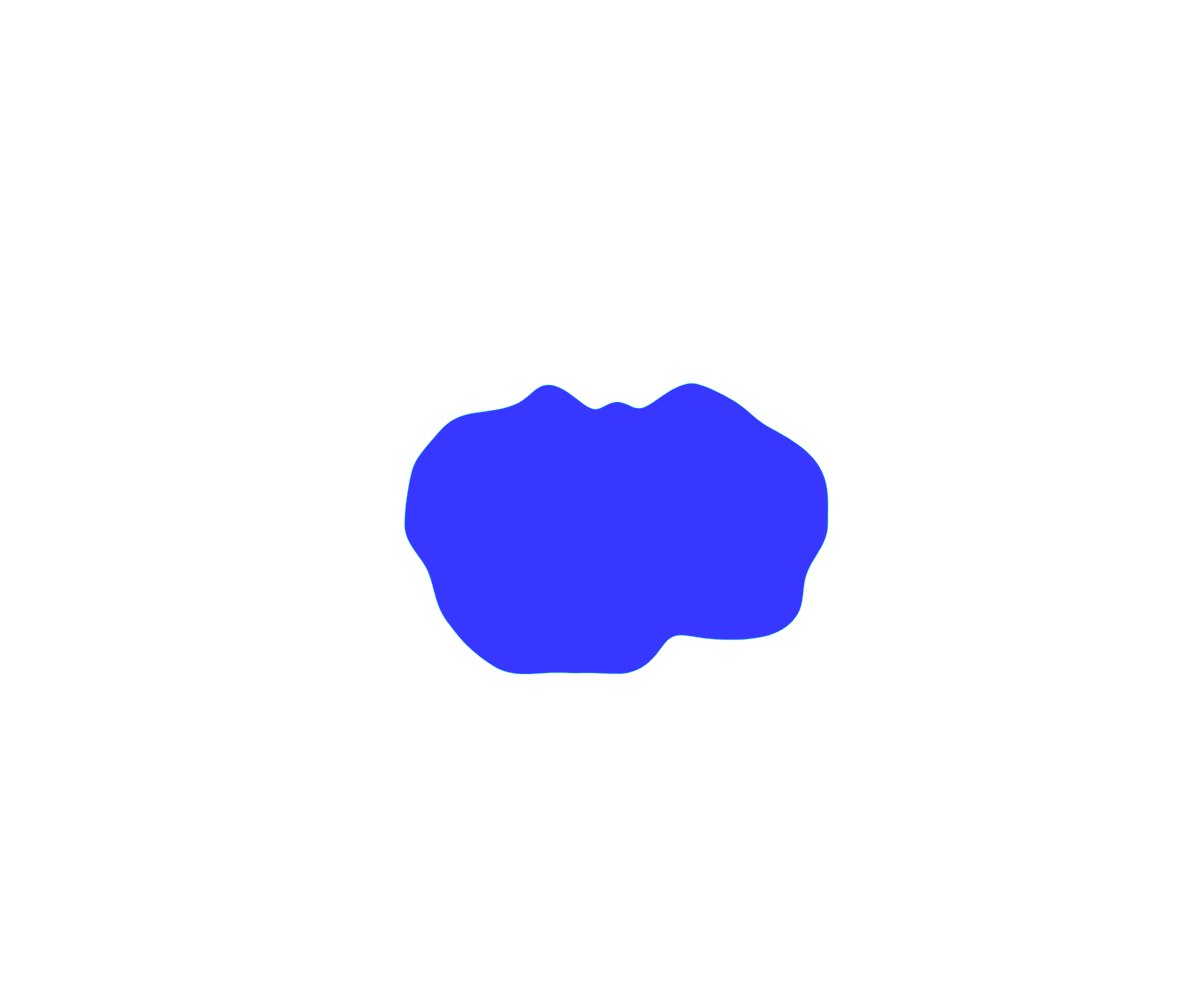
Frame 1 (no input)
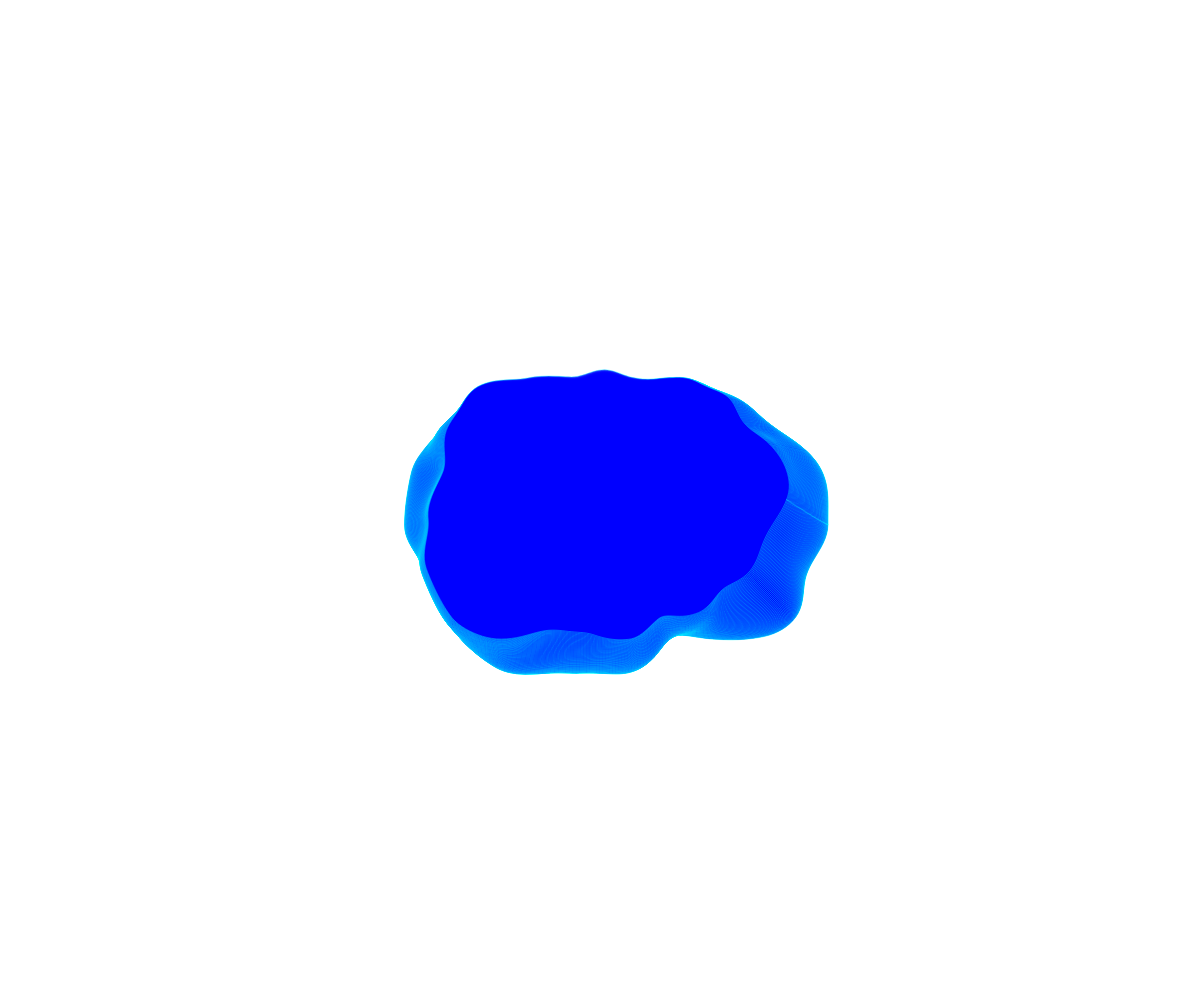
Frame 60 (no input)
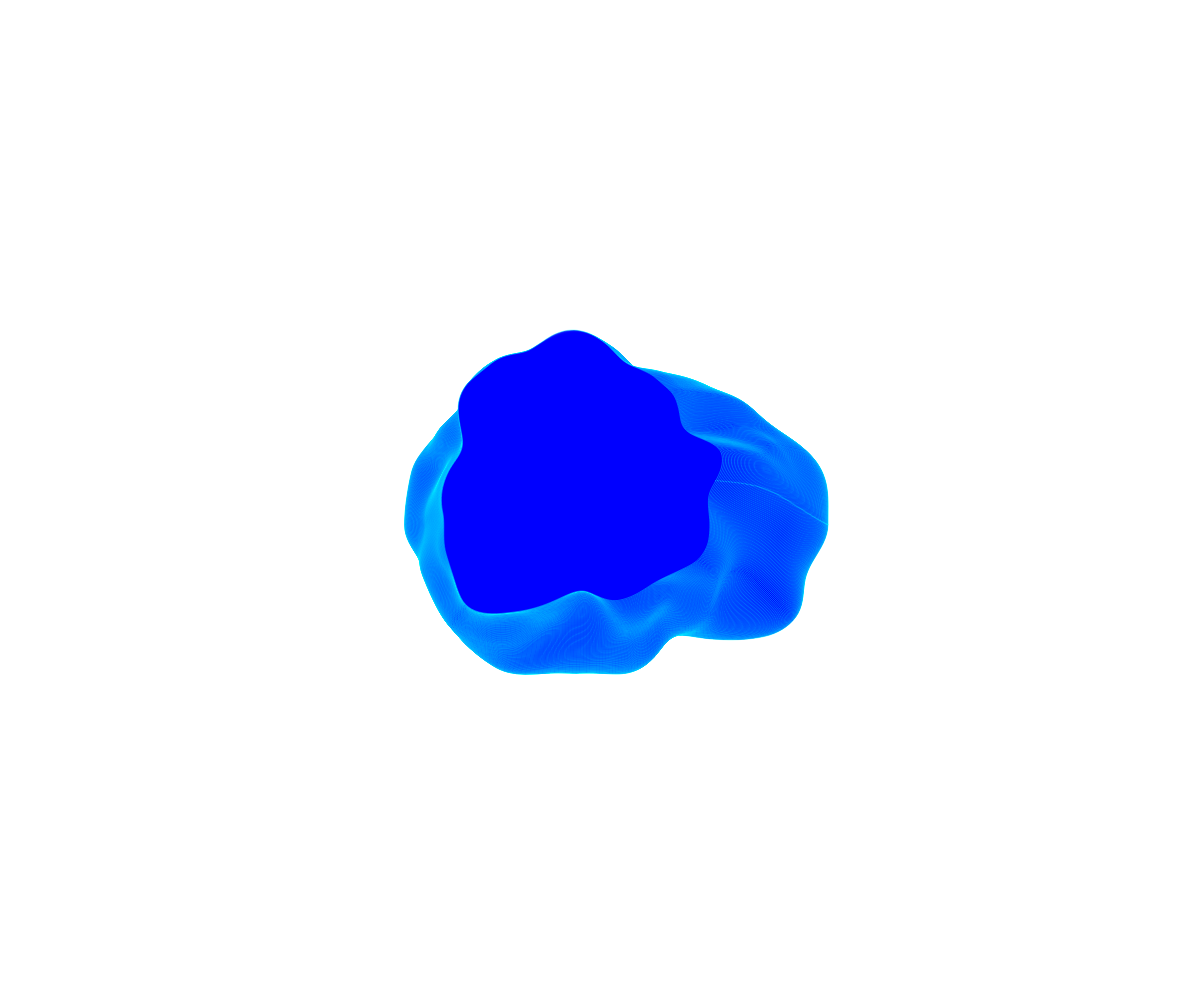
Frame 120 (the mouse pressed at the canvas centre since frame 60)

The p5.js sketch that drew these frames (run headless with seeded random() and noise() and a simulated clock; from frame 60 on, the mouse is pressed at the canvas centre):

// p5.js sketch
// ── sketch.js
/*
   blobby-sausage
*/

let resolution = 290;
let radius = 200;
let noiseamp = 100;
let offset = 0;

function setup() {
  createCanvas(windowWidth,windowHeight); // wie gross ist die zeichenfläche
  noiseDetail(2.8, 0);
  background(255); // hintergrundfarbe

}

function draw() {
//  background(255,3); // hintergrundfarbe
  fill(0,0,255,200);
  stroke(0,255,255,100)


  beginShape();
  for (var angle = 0; angle < TWO_PI; angle += TWO_PI / resolution) {
    radius = 50 + (noise(millis()*0.0001)*200);
    var noiseval = map(noise(100 +cos(angle+(millis()*0.0001)), 100+ sin(angle+(millis()*0.0001)), millis() * 0.0003), 0, 1, -noiseamp, noiseamp);
    var x = (map(noise(millis()*0.0002,100),0,1,-100,100) + (width / 2)) + (cos(angle) *( radius + noiseval))  ;
    var y =( map(noise(millis()*0.0002,0),0,1,-100,100) + (height / 2)) + (sin(angle) * (radius+ noiseval))  ;
    vertex(x, y);
  }
  endShape(CLOSE)
}
